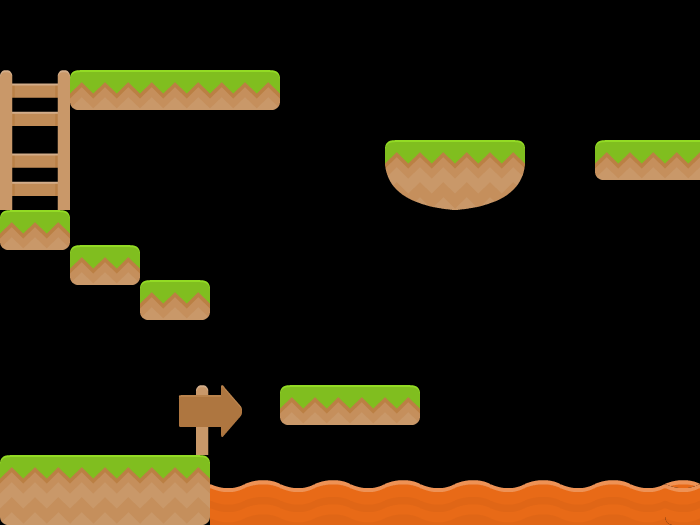

Rendered tile map (Tiled .tmx) drawn with the repository's tilesets; below, a short description and the map source with its tile grids summarised:
An orthogonal 20x15 tile map with 35x35 px tiles, 4 tile layers (Dirt, Lava, Misc, Ladder).

<map version="1.0" orientation="orthogonal" renderorder="right-down" width="20" height="15" tilewidth="35" tileheight="35" nextobjectid="1">
 <tileset firstgid="1" name="Default yeah" tilewidth="70" tileheight="70" spacing="2" margin="2">
  <image source="tileset.png" width="1024" height="1024" />
 </tileset>
 <layer name="Dirt" width="20" height="15">
  <data>[300 cells, 15 non-empty, 9 distinct tile ids]</data>
 </layer>
 <layer name="Lava" width="20" height="15">
  <data>[300 cells, 8 non-empty, 2 distinct tile ids]</data>
 </layer>
 <layer name="Misc" width="20" height="15">
  <data>[300 cells, 1 non-empty, 1 distinct tile ids]</data>
 </layer>
 <layer name="Ladder" width="20" height="15">
  <data>[300 cells, 2 non-empty, 2 distinct tile ids]</data>
 </layer>
</map>
